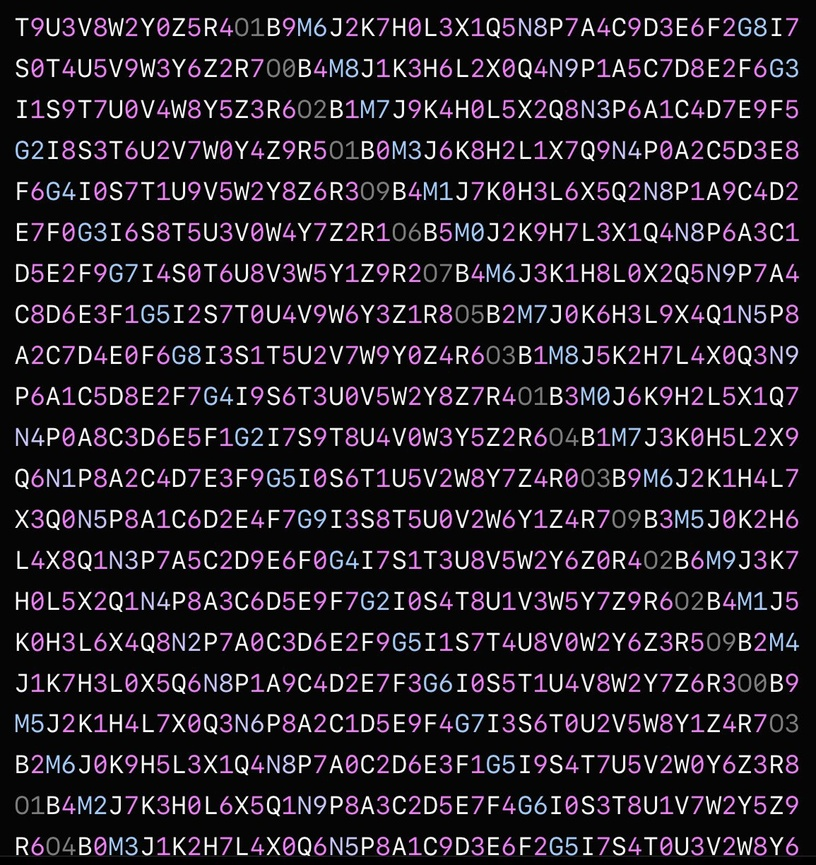
#> input picture GfS12G-WUAE_Lt2.jpeg, 816 x 865 px, shrunk from 1155 x 1224 before the run
$ python puzzle_decoder.py ../GfS12G-WUAE_Lt2.jpeg
#> lines starting #> are read from the running program, lines starting #| are printed output that depends on the picture; after the words box and inside, x2 and y2 are one past the last pixel; in counts of white or black regions, pixels touching at a corner belong together
import cv2
import numpy as np
from PIL import Image
import re
from collections import defaultdict
import math
import os
import sys

def baby_step_giant_step(a, b, n):
    """Baby-step Giant-step para resolver a^x ≡ b (mod n)"""
    try:
        m = int(math.ceil(math.sqrt(n)))

        table = {}
        power = 1
        for j in range(m):
            if power not in table:
                table[power] = j
            power = (power * a) % n

        factor = pow(a, m * (n - 2), n)

        gamma = b
        for i in range(m):
            if gamma in table:
                x = (i * m + table[gamma]) % (n - 1)
                if pow(a, x, n) == b:
                    return x
            gamma = (gamma * factor) % n

        return None
    except:
        return None

def cesar_shift(text, shift):
    """Aplica Cifra de César com shift específico"""
    result = []
    for char in text:
        if char.isalpha():
            if char.isupper():
                result.append(chr((ord(char) - ord('A') + shift) % 26 + ord('A')))
            else:
                result.append(chr((ord(char) - ord('a') + shift) % 26 + ord('a')))
        else:
            result.append(char)
    return ''.join(result)

def extract_colored_characters(image_path):
    """Extrai caracteres coloridos da imagem"""
#> called with image_path = '../GfS12G-WUAE_Lt2.jpeg'
    if not os.path.exists(image_path):
        print(f"❌ Arquivo não encontrado: {image_path}")
        print(f"📁 Diretório atual: {os.getcwd()}")
        print(f"📄 Arquivos disponíveis:")
        for f in os.listdir('.')[:10]:
            print(f"   - {f}")
        return None, None

    img = cv2.imread(image_path)
#> img is the input picture: shape (865, 816, 3); mean B, G, R 35.3, 28.6, 33.7
    if img is None:
        print(f"❌ Erro ao carregar: {image_path}")
        return None, None

    print(f"✅ Imagem carregada: {image_path}")
    print(f"   Dimensões: {img.shape}")
#|    Dimensões: (865, 816, 3)

    hsv = cv2.cvtColor(img, cv2.COLOR_BGR2HSV)
#> hsv: shape (865, 816, 3); mean H, S, V 74.3, 92.2, 36.3

    ranges = [
        (np.array([130, 50, 50]), np.array([170, 255, 255])),
        (np.array([0, 100, 100]), np.array([10, 255, 255])),
        (np.array([170, 50, 50]), np.array([180, 255, 255])),
    ]

    mask = np.zeros(hsv.shape[:2], dtype=np.uint8)
    for lower, upper in ranges:
        mask |= cv2.inRange(hsv, lower, upper)
#> this loop made 3 passes
#> pass 1, in extract_colored_characters, `mask |= cv2.inRange(hsv, lower, upper)`:
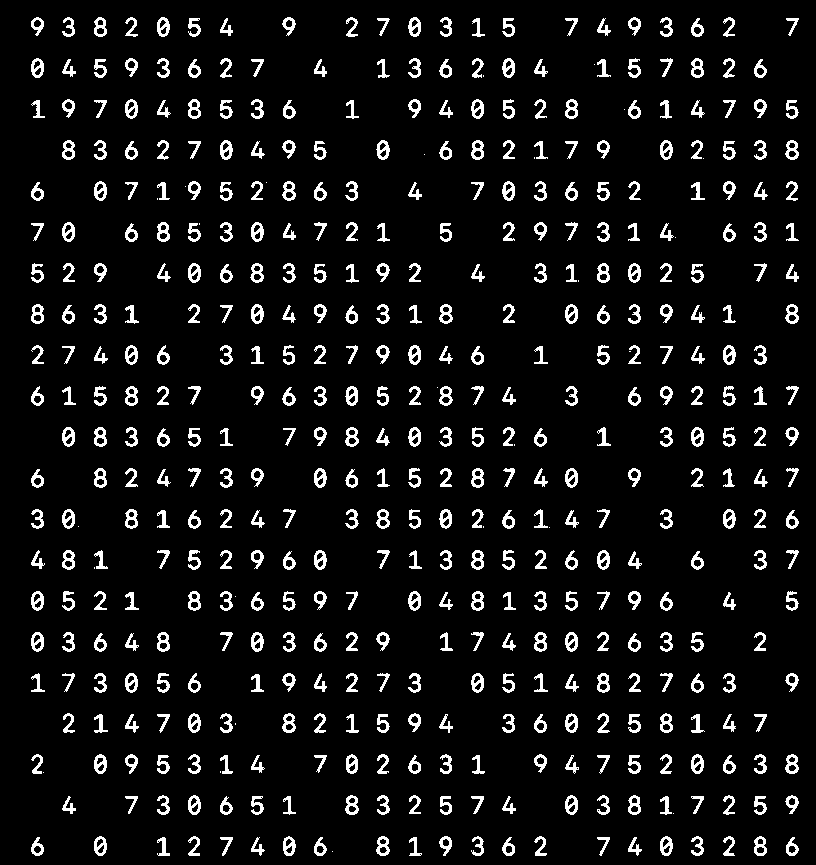
#> mask: shape (865, 816); 7.5% white; 470 white regions (25 under 20 px)

    cv2.imwrite('mask_debug.jpg', mask)
    print(f"✅ Máscara salva: mask_debug.jpg")

    return img, mask

def find_colored_positions(img, mask):
    """Encontra posições dos caracteres coloridos"""
    contours, _ = cv2.findContours(mask, cv2.RETR_EXTERNAL, cv2.CHAIN_APPROX_SIMPLE)
#> contours = 470 contours, 25 with area under 20; largest, box (x1, y1, x2, y2) and area: (345, 795, 359, 815) 189, (376, 836, 390, 856) 188, (31, 632, 44, 652) 188, (188, 263, 201, 283) 188, (94, 836, 107, 856) 187

    positions = []
    for contour in contours:
        x, y, w, h = cv2.boundingRect(contour)
        positions.append({'x': x, 'y': y, 'w': w, 'h': h})
#> this loop made 470 passes
#> (x, y, w, h) on passes 1 to 3: (332, 851, 1, 1), (786, 837, 13, 19), (628, 837, 14, 19)
#> after the loop, positions = 470 items

    positions.sort(key=lambda p: (p['y'], p['x']))

    print(f"✅ {len(positions)} caracteres destacados encontrados")
#| ✅ 470 caracteres destacados encontrados
    return positions

def brute_force_caesar(text):
    """Tenta todos os shifts de César"""
    print("\n" + "="*60)
    print("TESTANDO CIFRA DE CÉSAR (Todos os 26 shifts)")
    print("="*60)

    solutions = []
    keywords_pt = ['mensagem', 'chave', 'código', 'desafio', 'palavra', 'puzzle', 'resposta']

    for shift in range(26):
        decoded = cesar_shift(text, shift)
        solutions.append({'shift': shift, 'text': decoded})

        decoded_lower = decoded.lower()
        for keyword in keywords_pt:
            if keyword in decoded_lower:
                print(f"\n🎯 Shift {shift}: POSSÍVEL MATCH!")
                print(f"   {decoded[:100]}...")
                break

    return solutions

def main(image_file='puzzle.jpeg'):
    print("="*60)
    print("PUZZLE DECODER")
    print("Cifra de César + Baby-step Giant-step")
    print("="*60)
    print()

    # Carregar imagem
    img, mask = extract_colored_characters(image_file)
    if img is None:
        return

    print()

    # Texto do puzzle
    text = """T9U3V8W2Y0Z5R401B9M6J2K7H0L3X1Q5N8P7A4C9D3E6F2G8I7
S0T4U5V9W3Y6Z2R700B4M8J1K3H6L2X0Q4N9P1A5C7D8E2F6G3
I1S9T7U0V4W8Y5Z3R602B1M7J9K4H0L5X2Q8N3P6A1C4D7E9F5
G2I8S3T6U2V7W0Y4Z9R501B0M3J6K8H2L1X7Q9N4P0A2C5D3E8
F6G4I0S7T1U9V5W2Y8Z6R309B4M1J7K0H3L6X5Q2N8P1A9C4D2
E7F0G3I6S8T5U3V0W4Y7Z2R106B5M0J2K9H7L3X1Q4N8P6A3C1
D5E2F9G7I4S0T6U8V3W5Y1Z9R207B4M6J3K1H8L0X2Q5N9P7A4
C8D6E3F1G5I2S7T0U4V9W6Y3Z1R805B2M7J0K6H3L9X4Q1N5P8
A2C7D4E0F6G8I3S1T5U2V7W9Y0Z4R603B1M8J5K2H7L4X0Q3N9
P6A1C5D8E2F7G4I9S6T3U0V5W2Y8Z7R401B3M0J6K9H2L5X1Q7
N4P0A8C3D6E5F1G2I7S9T8U4V0W3Y5Z2R604B1M7J3K0H5L2X9
Q6N1P8A2C4D7E3F9G5I0S6T1U5V2W8Y7Z4R003B9M6J2K1H4L7
X3Q0N5P8A1C6D2E4F7G9I3S8T5U0V2W6Y1Z4R709B3M5J0K2H6
L4X8Q1N3P7A5C2D9E6F0G4I7S1T3U8V5W2Y6Z0R402B6M9J3K7
H0L5X2Q1N4P0A8C3D6E5F1G2I0S4T8U1V3W5Y7Z9R602B4M1J5
K0H3L6X4Q8N2P7A0C3D6E2F9G5I1S7T4U3V0W2Y6Z3R509B2M4
J1K7H3L0X5Q6N8P1A9C4D2E7F3G6I0S5T1U4V8W2Y7Z6R303B9
M5J2K1H4L7X0Q3N6P8A2C1D5E9F4G7T3S6T0U2V5W8Y1Z4R703
B2M6J0K9H5L3X1Q4N8P7A0C2D6E3F1G5I9S4T7U5V2W0Y6Z3R8
01B4M2J7K3H0L6X5Q1N9P8A3C2D5E7F4G6I0S3T8U1V7W2Y5Z9
R604B0M3J1K2H7L4X0Q6N5P8A1C9D3E6F2G5I7S4T0U3V2W8Y6"""

    # Limpar texto
    text_clean = ''.join(c for c in text if c.isalpha())
    print(f"✅ Texto extraído: {len(text_clean)} caracteres")

    # Encontrar posições coloridas
    positions = find_colored_positions(img, mask)
#> positions = 470 items
    print()

    # Brute force César
    solutions = brute_force_caesar(text_clean)

    # Baby-step Giant-step
    print("\n" + "="*60)
    print("TESTE BABY-STEP GIANT-STEP")
    print("="*60)

    a, b, n = 2, 3, 17
    result = baby_step_giant_step(a, b, n)
    print(f"Exemplo: {a}^x ≡ {b} (mod {n})")
    if result is not None:
        print(f"✅ Resultado: x = {result}")
        print(f"   Verificação: {a}^{result} mod {n} = {pow(a, result, n)}")
    else:
        print(f"❌ Solução não encontrada")

    # Números
    print("\n" + "="*60)
    print("ANÁLISE DE NÚMEROS")
    print("="*60)

    numbers = re.findall(r'\d+', text)
    print(f"Números encontrados: {len(numbers)}")
    if numbers:
        print(f"Primeiros 15: {numbers[:15]}")

    all_digits = ''.join(numbers)
    freq = defaultdict(int)
    for d in all_digits:
        freq[d] += 1

    print("\nFrequência de dígitos:")
    for digit in sorted(freq.keys()):
        print(f"  {digit}: {freq[digit]:3d} vezes")

    # Top 5 shifts
    print("\n" + "="*60)
    print("TOP 5 DECODIFICAÇÕES (Shifts de César)")
    print("="*60)

    for i in range(min(5, len(solutions))):
        shift = solutions[i]['shift']
        decoded = solutions[i]['text']
        print(f"\n{i+1}. Shift {shift}:")
        print(f"   {decoded[:80]}...")

    print("\n" + "="*60)
    print("✅ Análise concluída!")
    print("="*60)

if __name__ == "__main__":
    if len(sys.argv) > 1:
        image_file = sys.argv[1]
    else:
        image_file = 'puzzle.jpeg'

    if not os.path.exists(image_file):
        alternatives = [
            './puzzle.jpeg',
            '../puzzle.jpeg',
            os.path.expanduser('puzzle.jpeg'),
        ]

        for alt in alternatives:
            if os.path.exists(alt):
                image_file = alt
                break

    main(image_file)
